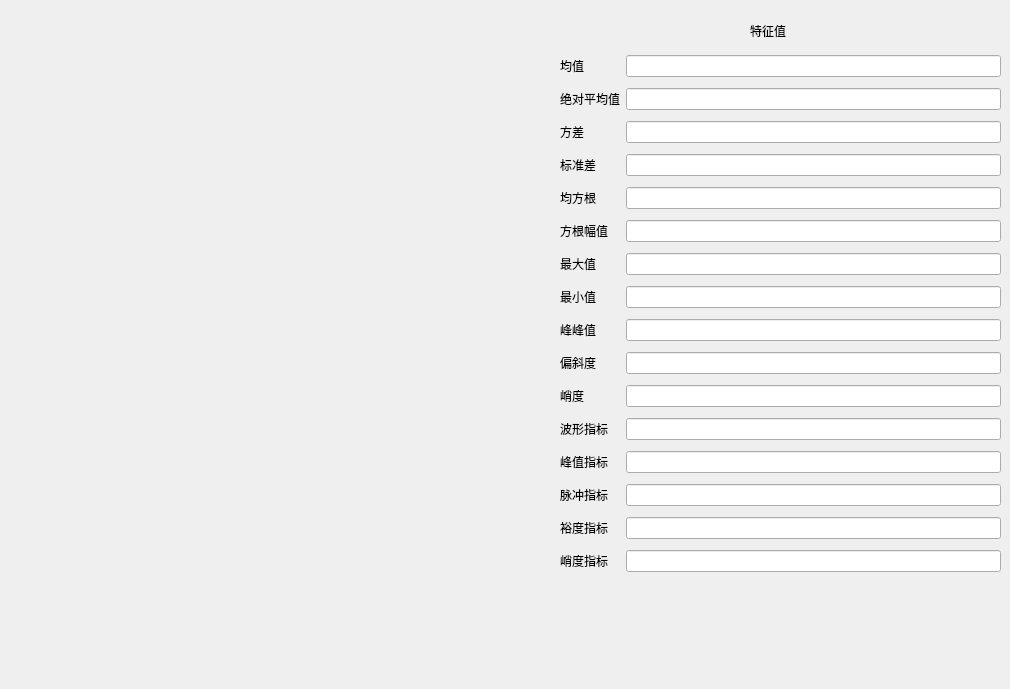
      <widget class="QWidget" name="tab_domain2">
       <attribute name="title">
        <string>时频域2</string>
       </attribute>
       <widget class="domain2" name="widget_2" native="true">
        <property name="geometry">
         <rect>
          <x>0</x>
          <y>0</y>
          <width>550</width>
          <height>680</height>
         </rect>
        </property>
       </widget>
       <widget class="QWidget" name="gridLayoutWidget_2">
        <property name="geometry">
         <rect>
          <x>560</x>
          <y>50</y>
          <width>441</width>
          <height>541</height>
         </rect>
        </property>
        <layout class="QGridLayout" name="gridLayout_2">
         <item row="8" column="4">
          <widget class="QLineEdit" name="value2_6"/>
         </item>
         <item row="10" column="4">
          <widget class="QLineEdit" name="value2_8"/>
         </item>
         <item row="4" column="2">
          <widget class="QLabel" name="label_18">
           <property name="text">
            <string>绝对平均值</string>
           </property>
          </widget>
         </item>
         <item row="9" column="2">
          <widget class="QLabel" name="label_19">
           <property name="text">
            <string>最大值</string>
           </property>
          </widget>
         </item>
         <item row="14" column="4">
          <widget class="QLineEdit" name="value2_12"/>
         </item>
         <item row="12" column="2">
          <widget class="QLabel" name="label_20">
           <property name="text">
            <string>偏斜度</string>
           </property>
          </widget>
         </item>
         <item row="18" column="2">
          <widget class="QLabel" name="label_21">
           <property name="text">
            <string>峭度指标</string>
           </property>
          </widget>
         </item>
         <item row="13" column="2">
          <widget class="QLabel" name="label_22">
           <property name="text">
            <string>峭度</string>
           </property>
          </widget>
         </item>
         <item row="16" column="2">
          <widget class="QLabel" name="label_23">
           <property name="text">
            <string>脉冲指标</string>
           </property>
          </widget>
         </item>
         <item row="15" column="2">
          <widget class="QLabel" name="label_24">
           <property name="text">
            <string>峰值指标</string>
           </property>
          </widget>
         </item>
         <item row="2" column="4">
          <widget class="QLineEdit" name="value2_1">
           <property name="text">
            <string/>
           </property>
           <property name="placeholderText">
            <string/>
           </property>
          </widget>
         </item>
         <item row="2" column="2">
          <widget class="QLabel" name="label_25">
           <property name="text">
            <string>均值</string>
           </property>
          </widget>
         </item>
         <item row="13" column="4">
          <widget class="QLineEdit" name="value2_11"/>
         </item>
         <item row="8" column="2">
          <widget class="QLabel" name="label_26">
           <property name="text">
            <string>方根幅值</string>
           </property>
          </widget>
         </item>
         <item row="17" column="2">
          <widget class="QLabel" name="label_27">
           <property name="text">
            <string>裕度指标</string>
           </property>
          </widget>
         </item>
         <item row="17" column="4">
          <widget class="QLineEdit" name="value2_15"/>
         </item>
         <item row="5" column="2">
          <widget class="QLabel" name="label_28">
           <property name="text">
            <string>方差</string>
           </property>
          </widget>
         </item>
         <item row="16" column="4">
          <widget class="QLineEdit" name="value2_14"/>
         </item>
         <item row="14" column="2">
          <widget class="QLabel" name="label_29">
           <property name="text">
            <string>波形指标</string>
           </property>
          </widget>
         </item>
         <item row="12" column="4">
          <widget class="QLineEdit" name="value2_10"/>
         </item>
         <item row="7" column="2">
          <widget class="QLabel" name="label_30">
           <property name="text">
            <string>均方根</string>
           </property>
          </widget>
         </item>
         <item row="6" column="2">
          <widget class="QLabel" name="label_31">
           <property name="text">
            <string>标准差</string>
           </property>
          </widget>
         </item>
         <item row="10" column="2">
          <widget class="QLabel" name="label_32">
           <property name="text">
            <string>最小值</string>
           </property>
          </widget>
         </item>
         <item row="9" column="4">
          <widget class="QLineEdit" name="value2_7"/>
         </item>
         <item row="4" column="4">
          <widget class="QLineEdit" name="value2_2"/>
         </item>
         <item row="5" column="4">
          <widget class="QLineEdit" name="value2_3"/>
         </item>
         <item row="6" column="4">
          <widget class="QLineEdit" name="value2_4"/>
         </item>
         <item row="11" column="4">
          <widget class="QLineEdit" name="value2_9"/>
         </item>
         <item row="11" column="2">
          <widget class="QLabel" name="label_33">
           <property name="text">
            <string>峰峰值</string>
           </property>
          </widget>
         </item>
         <item row="7" column="4">
          <widget class="QLineEdit" name="value2_5"/>
         </item>
         <item row="15" column="4">
          <widget class="QLineEdit" name="value2_13"/>
         </item>
         <item row="18" column="4">
          <widget class="QLineEdit" name="value2_16"/>
         </item>
        </layout>
       </widget>
       <widget class="QLabel" name="label_34">
        <property name="geometry">
         <rect>
          <x>750</x>
          <y>20</y>
          <width>61</width>
          <height>21</height>
         </rect>
        </property>
        <property name="styleSheet">
         <string notr="true">font: 12pt &quot;黑体&quot;;</string>
        </property>
        <property name="text">
         <string>特征值</string>
        </property>
       </widget>
      </widget>
